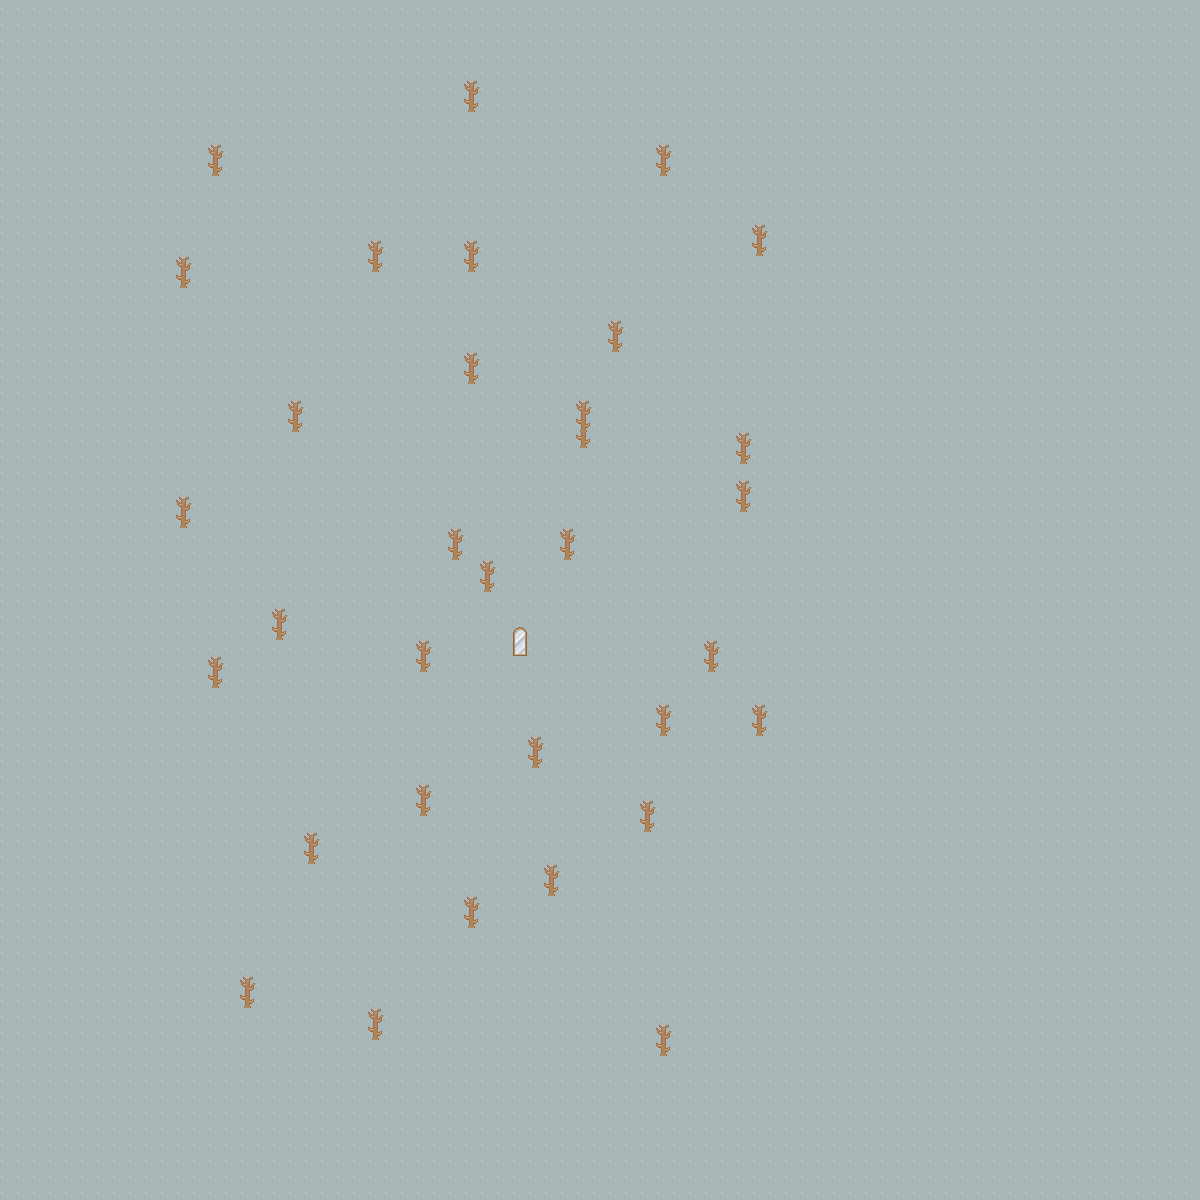

This game map was drawn from its Tiled (.tmx) file and the tilesets committed beside it. A one-line description and the trimmed map source follow:
An orthogonal 75x75 tile map with 16x16 px tiles, 2 tile layers (Ground, Objects) and 2 objects.

<map version="1.0" orientation="orthogonal" renderorder="left-down" width="75" height="75" tilewidth="16" tileheight="16" nextobjectid="1">
 <properties>
  <property name="unity:scale" value="0.0625" />
 </properties>
 <tileset firstgid="1" name="Tiles" tilewidth="16" tileheight="16" spacing="1" tilecount="1767" columns="57">
  <image source="../../../Spritesheet/roguelikeSheet_transparent.png" width="968" height="526" />
  <terraintypes>
   <terrain name="Snow" tile="920" />
   <terrain name="Dead Tree 1" tile="654" />
  </terraintypes>
  <tile id="481">
   <objectgroup draworder="index">
    <object id="4" x="0.0222222" y="14.7556" width="16" height="1.2" />
   </objectgroup>
  </tile>
  <tile id="597">
   <objectgroup draworder="index">
    <object id="22" x="0.0888889" y="14.3556" width="15.9556" height="1.73333" />
   </objectgroup>
  </tile>
  <tile id="654" terrain=",,,0" />
 </tileset>
 <layer name="Ground" width="75" height="75">
  <data>[5625 cells, 5625 non-empty, 1 distinct tile ids]</data>
 </layer>
 <layer name="Objects" width="75" height="75">
  <properties>
   <property name="unity:sortingLayerName" value="Foreground" />
  </properties>
  <data>[5625 cells, 67 non-empty, 4 distinct tile ids]</data>
 </layer>
</map>
